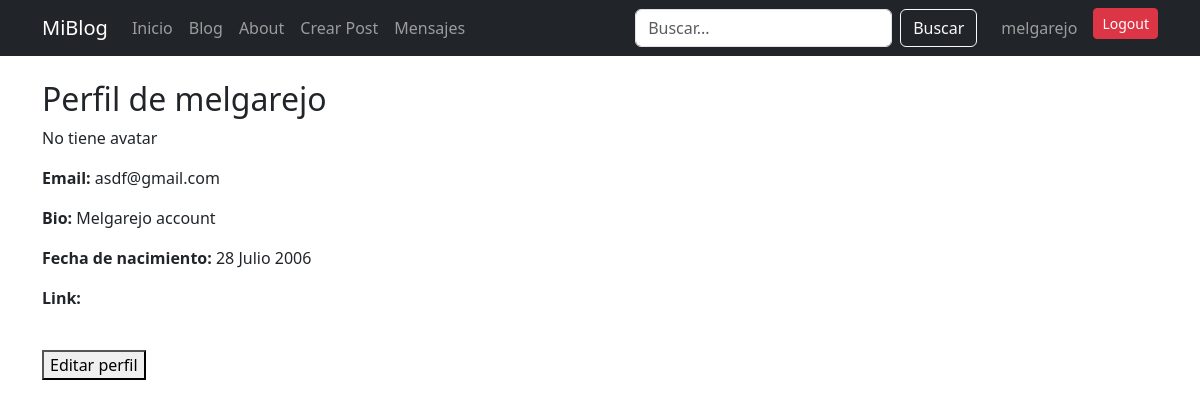
The app's page /accounts/perfil/ (signed in) with its own data.
### accounts/models.py (models this page shows, shortened)
class Profile(models.Model):
    user = models.OneToOneField(User, on_delete=models.CASCADE)
    avatar = models.ImageField(upload_to='avatars/', blank=True, null=True)
    bio = models.TextField(blank=True)
    link = models.URLField(blank=True)
    birthday = models.DateField(blank=True, null=True)

### accounts/views.py (the view)
# urls.py: path("perfil/", profile, name="perfil"),
@login_required
def profile(request):
    profile = request.user.profile
    return render(request, 'accounts/perfil.html', {'profile': profile})

### accounts/templates/accounts/perfil.html
{% extends 'mi_app/base.html' %}
{% block content %}
<h2>Perfil de {{ profile.user.username }}</h2>
{% if profile.avatar %}
    <img src="{{ profile.avatar.url }}" width="150">
{% else %}
    <p>No tiene avatar</p>
{% endif %}
<p><strong>Email:</strong> {{ profile.user.email }}</p>
<p><strong>Bio:</strong> {{ profile.bio }}</p>
<p><strong>Fecha de nacimiento:</strong> {{ profile.birthday }}</p>
<p><strong>Link:</strong> {{ profile.link }}</p>
<br>
<a href="{% url 'accounts:editar_perfil' %}">
    <button>Editar perfil</button>
{% endblock %}

### mi_app/templates/mi_app/base.html (shortened to what this page needs)
<!DOCTYPE html>
<html lang="es">
<head>
    <link href="https://cdn.jsdelivr.net/npm/bootstrap@5.3.0/dist/css/bootstrap.min.css" rel="stylesheet">
</head>
<body>
<nav class="navbar navbar-expand-lg navbar-dark bg-dark">
  <div class="container">
    <a class="navbar-brand" href="{% url 'mi_app:home' %}">
        MiBlog
    </a>
    <div class="collapse navbar-collapse" id="navbarNav">
      <ul class="navbar-nav me-auto">
        <li class="nav-item">
          <a class="nav-link" href="{% url 'mi_app:home' %}">Inicio</a>
        </li>
        <li class="nav-item">
          <a class="nav-link" href="{% url 'mi_app:inicio' %}">Blog</a>
        </li>
        <li class="nav-item">
          <a class="nav-link" href="{% url 'mi_app:about' %}">About</a>
        </li>
        {% if user.is_authenticated %}
        <li class="nav-item">
          <a class="nav-link" href="{% url 'mi_app:crear_post' %}">Crear Post</a>
        </li>
        <li class="nav-item">
          <a class="nav-link" href="{% url 'mensajes:inbox' %}">
            Mensajes
          </a>
        </li>
        {% endif %}
      </ul>
      <form class="d-flex me-3" action="{% url 'mi_app:buscar' %}" method="GET">
        <input class="form-control me-2" type="search" name="q" placeholder="Buscar..." aria-label="Buscar">
        <button class="btn btn-outline-light" type="submit">Buscar</button>
      </form>
      <ul class="navbar-nav">
        {% if user.is_authenticated %}
          <li class="nav-item">
            <a class="nav-link" href="{% url 'accounts:perfil' %}">
              {{ user.username }}
            </a>
          </li>
          <li class="nav-item">
            <form action="{% url 'logout' %}" method="post">
                <button class="btn btn-danger btn-sm ms-2">Logout</button>
            </form>
          </li>
        {% endif %}
      </ul>
    </div>
  </div>
</nav>
<div class="container mt-4">
    {% block content %}
    {% endblock %}
</div>
</body>
</html>

### records on screen
Profile: user.username "melgarejo", user.email "asdf@gmail.com", bio "Melgarejo account", birthday "28 Julio 2006"

### other values on screen
{{ user.username }} "melgarejo"
